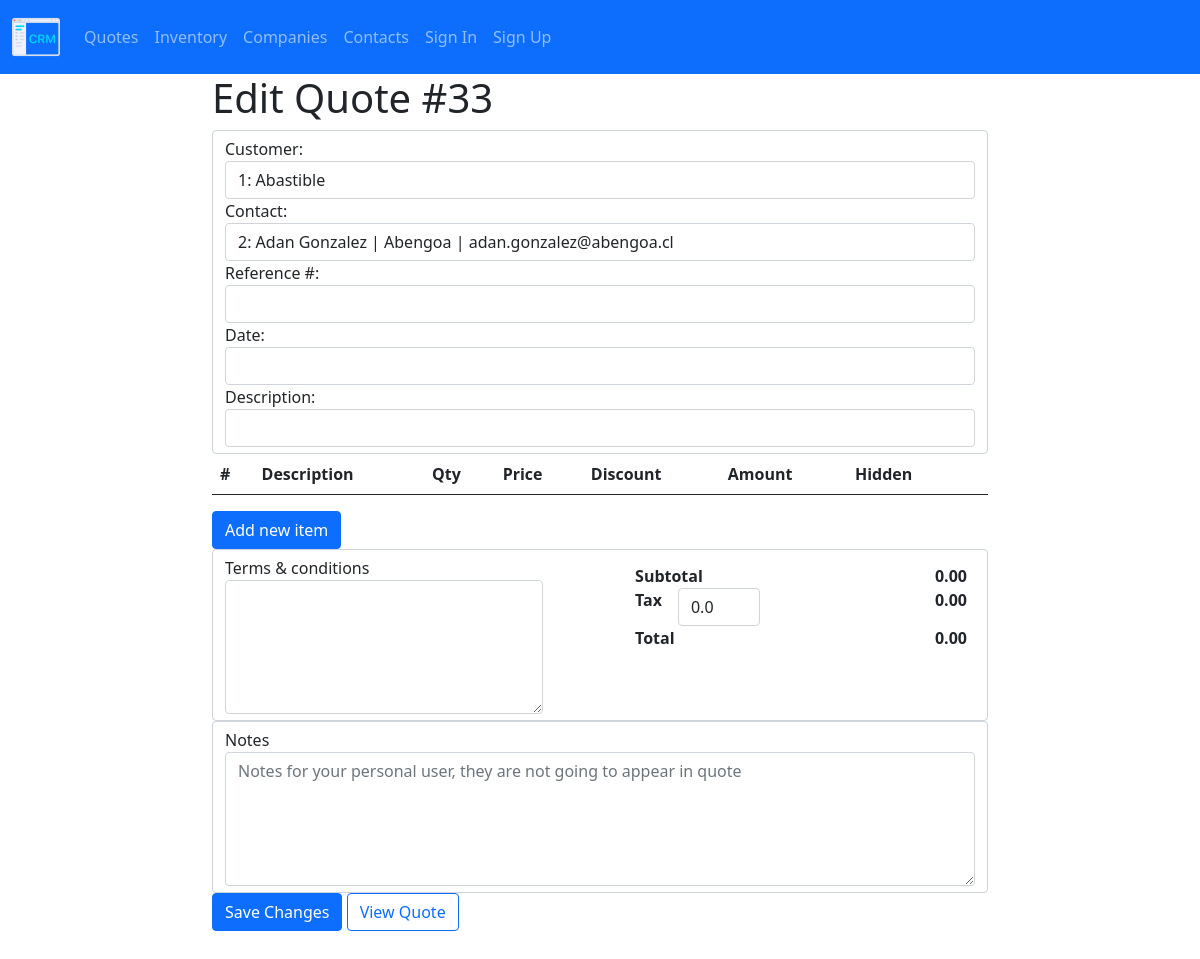
Page /quote/edit-quote/33 on the committed database.
### quote/models.py (models this page shows, shortened)
class Quote(models.Model):
    creator = models.ForeignKey(User, on_delete=PROTECT, related_name="quote_creator")
    reference = models.CharField(max_length=50, blank=True, null=True)
    description = models.CharField(max_length=50, blank=True, null=True)
    creation_date = models.DateTimeField(auto_now_add=True)
    edit_date = models.DateTimeField(auto_now=True)
    products = models.ManyToManyField("Product", blank=True)
    company = models.ForeignKey(
        Company, on_delete=PROTECT, related_name="company_quoted"
    )
    contact = models.ForeignKey(
        Contact, on_delete=PROTECT, related_name="contact_quoted", blank=True, null=True
    )
    terms = models.TextField(blank=True, null=True)
    tax = models.FloatField(blank=True, null=True)
    internal_note = models.TextField(blank=True, null=True)

class Company(models.Model):
    name = models.CharField(max_length=20, unique=True)
    legal_id = models.CharField(max_length=10, null=True, unique=True)
    email = models.EmailField(blank=True, null=True)
    phone = models.CharField(max_length=12, null=True)
    mobile = models.CharField(max_length=12, null=True)
    category = models.ForeignKey(
        Category, on_delete=PROTECT, related_name="company_category"
    )
    address = models.CharField(max_length=100, null=True)
    city = models.CharField(max_length=50, null=True)
    state = models.CharField(max_length=50, null=True)
    country = models.CharField(max_length=50, null=True)
    creator = models.ForeignKey(User, on_delete=PROTECT, related_name="company_creator")
    editor = models.ForeignKey(User, on_delete=PROTECT, related_name="company_editor")
    creation_date = models.DateTimeField(auto_now_add=True)
    edit_date = models.DateTimeField(auto_now=True)
    class Meta:
        verbose_name_plural = "Companies"

class Contact(models.Model):
    first_name = models.CharField(max_length=20)
    middle_name = models.CharField(max_length=20, null=True)
    last_name = models.CharField(max_length=20, null=True)
    company = models.ForeignKey(
        Company, on_delete=PROTECT, related_name="company_contact"
    )
    email = models.EmailField(blank=True, null=True)
    phone = models.CharField(max_length=12, null=True)
    mobile = models.CharField(max_length=12, null=True)
    position = models.CharField(max_length=50, blank=True, null=True)
    creator = models.ForeignKey(User, on_delete=PROTECT, related_name="contact_creator")
    creation_date = models.DateTimeField(auto_now_add=True)
    edit_date = models.DateTimeField(auto_now=True)

### quote/views.py (the view, shortened to what this page needs)
# urls.py: path("edit-quote/<int:quote_id>", views.edit_quote, name="edit-quote"),
def edit_quote(request, quote_id):
    if request.method == "GET":
        data = form_options()
        quote = Quote.objects.get(pk=quote_id)
        products = QuotedProduct.objects.filter(quote=quote)
        return render(
            request,
            "quote/edit-quote.html",
            {
                "company_options": data["company_options"],
                "contact_options": data["contact_options"],
                "product_options": data["product_options"],
                "quote": quote,
                "products": products,
            },
        )

### quote/utils.py (called while the page is built)
def form_options():
    company_options = []
    companies = Company.objects.all()
    for company in companies:
        company_options.append({"id": company.id, "info": company.name})
    contact_options = []
    contacts = Contact.objects.all()
    for contact in contacts:
        contact_options.append(
            {
                "id": contact.id,
                "info": f"{contact.first_name} {contact.last_name} | {contact.company.name} | {contact.email}",
            }
        )
    product_options = []
    products_list = Product.objects.all()
    for product in products_list:
        product_options.append(
            {"id": product.id, "info": f"{product.pn}: {product.title}"}
        )
    return {
        "company_options": company_options,
        "contact_options": contact_options,
        "product_options": product_options,
    }

### quote/templates/quote/edit-quote.html (shortened to what this page needs)
{% extends 'quote/layout.html' %}
{% block body %}
<div class="container internal-body">
    <h1>Edit Quote #{{ quote.pk }}</h1>
    <form id="new-quote-form" action="{% url 'edit-quote' quote_id=quote.pk %}" method="post">{% csrf_token %}
        <div id="general-info" class="form-control">
            <div id="generalInfo-flex">
                <div id="general-left">
                    <div class="form-group">
                        <label class="form-label" for="companyOptions">Customer:</label>
                        <input class="form-control" name="company" list="companyOptions" placeholder="Type customer" value="{{quote.company.pk}}: {{ quote.company.name }}" required >
                    </div>
                    <div class="form-group">
                        <label class="form-label" for="contactOptions">Contact:</label>
                        <input class="form-control" name="contact" list="contactOptions" placeholder="Type contact" value="{{quote.contact.pk}}: {{quote.contact.first_name}} {{quote.contact.last_name}} | {{quote.contact.company.name}} | {{quote.contact.email}}">
                    </div>
                </div>
                <div id="general-right">
                    <div class="form-group">
                        <label for="reference">Reference #:</label>
                        <input type="text" class="form-control" name="reference" id="reference" placeholder="" value="{{ quote.reference }}">
                    </div>
                    <div class="form-group">
                        <label for="reference">Date:</label>
                        <input data-provide="datepicker" class="form-control datepicker" name="date" required>
                    </div>
                </div>
            </div>
            <div class="form-group">
                <label for="description">Description:</label>
                <input type="text" class="form-control" name="description" id="description" placeholder="" value="{{ quote.short_description }}">
            </div>
        </div>
        <div class="table-responsive product-info">
            <table class="table" id="form-table">
                <thead>
                    <tr>
                        <th scope="col">#</th>
                        <th scope="col">Description</th>
                        <th scope="col">Qty</th>
                        <th scope="col">Price</th>
                        <th scope="col">Discount</th>
                        <th scope="col">Amount</th>
                        <th scope="col">Hidden</th>
                        <th scope="col"></th>
                    </tr>
                </thead>
            </table>
        </div>
            <div>
                <button type="button" class="btn btn-primary" id="new-item">Add new item</buttont>
            </div>
        <div class="form-control" id="termsAndTotals">
            <div class="terms">
                <label for="terms" class="form-label">Terms & conditions</label>
                <textarea class="form-control "name="terms" id="terms" cols="30" rows="5">{{ quote.terms }}</textarea>
            </div>
            <div class="totals">
                <div class="total-row" id="subtotal-row">
                    <div class="total-label">
                        Subtotal
                    </div>
                    <div class="total-amount" id="subtotal-amount">
                        0.00
                    </div>
                </div>
                <div class="total-row" id="tax-row">
                    <div class="total-label">
                        Tax
                    </div>
                    <div class="form-group">
                        <input type="number" class="form-control tax"  name="tax" id="tax-input" placeholder="%" max="99.99" step="0.01" value={{ quote.tax }}>
                    </div>
                    <div class="total-amount" id="tax-amount">
                        0.00
                    </div>
                </div>
                <div class="total-row" id="total-row">
                    <div class="total-label">
                        Total
                    </div>
                    <div class="total-amount" id="total-amount">
                        0.00
                    </div>
                </div>
            </div>
        </div>
        <div class="form-control" id="notes">
            <div class="notes">
                <label for="internal-notes" class="form-label">Notes</label>
                <textarea class="form-control "name="internal-notes" id="internal-notes" cols="30" rows="5" placeholder="Notes for your personal user, they are not going to appear in quote">{{ quote.internal_note }}</textarea>
            </div>
        </div>
        <button type="submit" class="btn btn-primary">Save Changes</button>
        <a role="button" href="{% url 'view-quote' quote_id=quote.pk %}" class="btn btn-outline-primary">View Quote</a>
    </form>
</div>
{% endblock body %}

### quote/static/quote/css/main.css (style rules this page uses)
* { box-sizing: border-box; }
body { margin-bottom: 2rem; }
.internal-body { max-width: 50rem; }
.form-label { margin-bottom: 0; }
#termsAndTotals { display: flex; justify-content: space-between; }
.totals { padding: 0.5rem; }
.total-row { font-weight: bold; display: flex; justify-content:space-between; }
.tax { width: 30%; margin-left: 1rem; }

### rows in the picture
Quote: pk "33", company "1: Abastible", contact "2: Adan Gonzalez | Abengoa | adan.gonzalez@abengoa.cl", tax "0.0"
